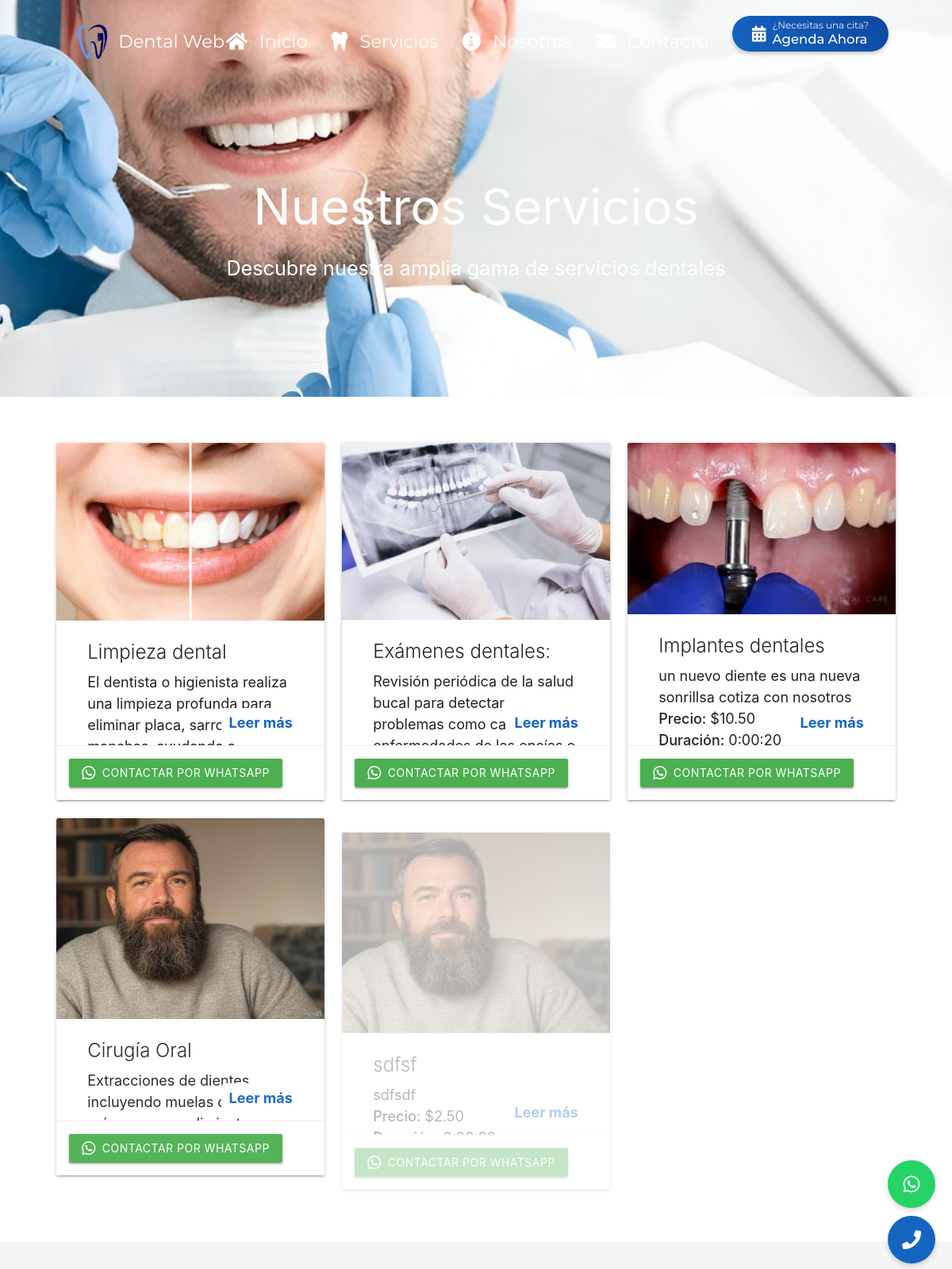
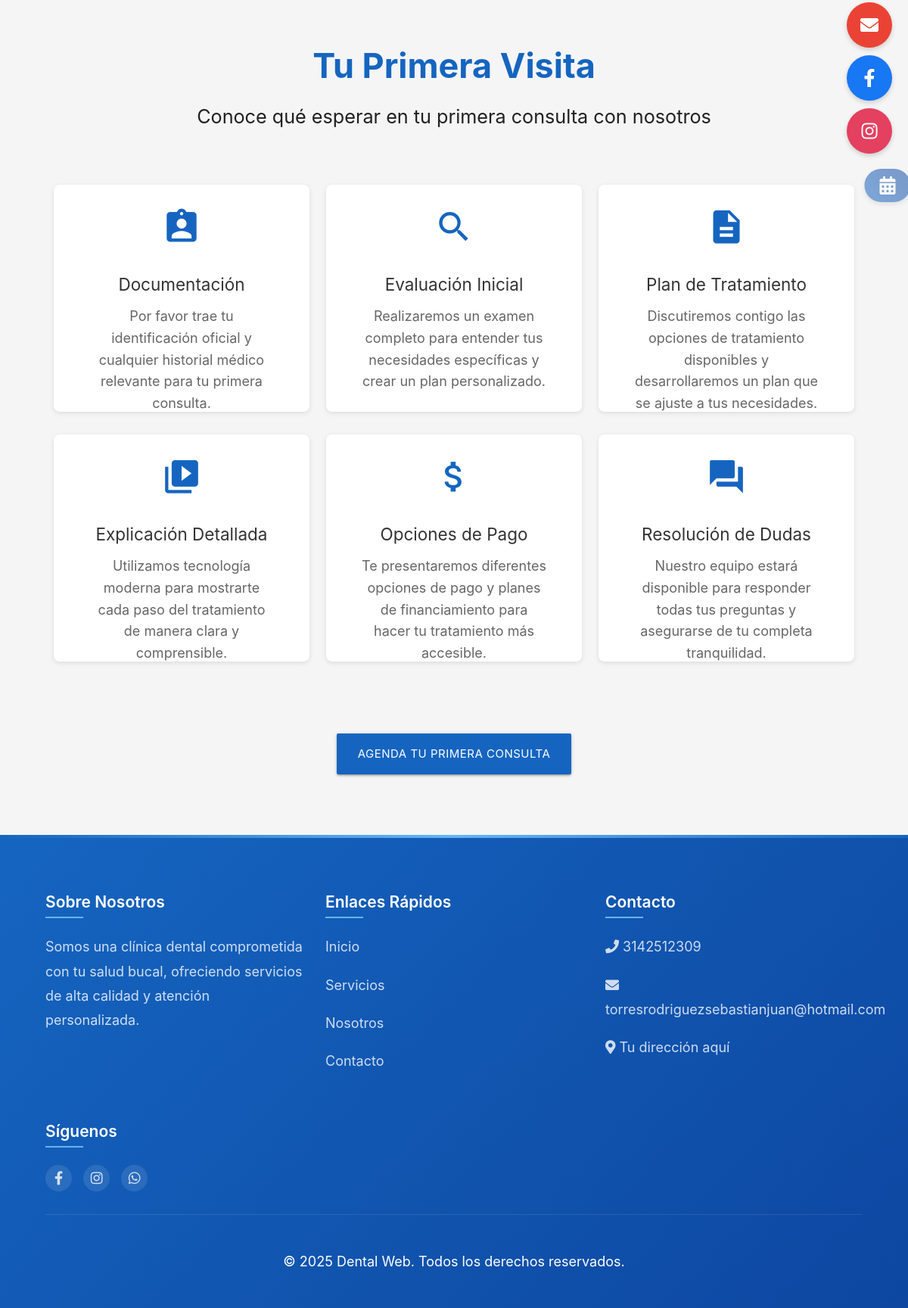
Page /services/ on the committed database (2 pictures, top to bottom).
### dentalApp/models.py (models this page shows, shortened)
class Service(models.Model):
    name = models.CharField(max_length=100)
    description = models.TextField(max_length=166)
    price = models.DecimalField(max_digits=10, decimal_places=2)
    duration = models.DurationField()
    is_active = models.BooleanField(default=True)
    photo = models.ImageField(upload_to='media/service_photos/', null=True, blank=True)

class SocialMediaSettings(models.Model):
    whatsapp_number = models.CharField(max_length=20, help_text="Formato: 573202274345")
    phone_number = models.CharField(max_length=20, help_text="Formato: +573202274345")
    email = models.EmailField()
    facebook_url = models.URLField(verbose_name="URL de Facebook")
    instagram_url = models.URLField(verbose_name="URL de Instagram")
    is_whatsapp_active = models.BooleanField(default=True)
    is_phone_active = models.BooleanField(default=True)
    is_email_active = models.BooleanField(default=True)
    is_facebook_active = models.BooleanField(default=True)
    is_instagram_active = models.BooleanField(default=True)
    class Meta:
        verbose_name = "Configuración de Redes Sociales"
        verbose_name_plural = "Configuración de Redes Sociales"

### dentalApp/views.py (the view)
# urls.py: path('services/', ServiceListView.as_view(), name='ServiceListView'),
class ServiceListView(BaseContextMixin, ListView):
    model = Service
    template_name = 'dentalApp/service_list.html'
    context_object_name = 'services'

### dentalApp/views.py (called while the page is built)
    def get_context_data(self, **kwargs):
        context = super().get_context_data(**kwargs)
        context['social_media'] = SocialMediaSettings.objects.first()
        return context

### dentalApp/templates/dentalApp/service_list.html (shortened to what this page needs)
{% extends 'dentalApp/base.html' %}
{% load static %}
{% block content %}
<div class="parallax-container">
    <div class="parallax">
        <img src="{% static 'images/banner3.jpeg' %}">
    </div>
    <div class="container">
        <nav class="transparent-nav" style="margin-top: 20px;">
            <div class="nav-wrapper">
                <a href="{% url 'HomePageView' %}" class="brand-logo">
                    <img src="{% static 'images/logo.png' %}" alt="Logo" class="responsive-img">
                    Dental Web
                </a>
                <ul class="right hide-on-med-and-down">
                    <li><a href="{% url 'HomePageView' %}"><i class="fas fa-home left"></i>Inicio</a></li>
                    <li>
                        <a href="{% url 'ServiceListView' %}">
                            <i class="fas fa-tooth left"></i>Servicios
                        </a>
                    </li>
                    <li><a href="{% url 'about' %}"><i class="fas fa-info-circle left"></i>Nosotros</a></li>
                    <li><a href="{% url 'contact' %}"><i class="fas fa-envelope left"></i>Contacto</a></li>
                    <li>
                        <a href="{% url 'agendar_cita' %}" class="btn-appointment waves-effect waves-light">
                            <i class="fas fa-calendar-alt"></i>
                            <div class="btn-content">
                                <span class="btn-label">¿Necesitas una cita?</span>
                                <span class="btn-text">Agenda Ahora</span>
                            </div>
                        </a>
                    </li>
                </ul>
            </div>
        </nav>
        <div class="center-align white-text" style="padding-top: 100px;">
            <h1>Nuestros Servicios</h1>
            <p class="flow-text">Descubre nuestra amplia gama de servicios dentales</p>
        </div>
    </div>
</div>
<div class="section white">
    <div class="container">
        <div class="row">
            {% for service in services %}
                <div class="col s12 m4 fade-in card-animate">
                    <div class="card service-card card-animate">
                        <div class="card-image">
                            {% if service.photo %}
                                <img src="{{ service.photo.url }}" alt="{{ service.name }}">
                            {% endif %}
                        </div>
                        <div class="card-content">
                            <span class="card-title">{{ service.name }}</span>
                            <p class="card-description">{{ service.description }}</p>
                            <p><strong>Precio:</strong> ${{ service.price }}</p>
                            <p><strong>Duración:</strong> {{ service.duration }}</p>
                            <a href="{% url 'ServiceDetailView' service.id %}" class="read-more">Leer más</a>
                        </div>
                        <div class="card-action">
                            <a href="https://wa.me/3202274345?text=Hola,%20me%20gustaría%20obtener%20información%20sobre%20el%20servicio%20{{ service.name }}" class="btn green btn-animate">
                                <i class="fab fa-whatsapp"></i> Contactar por WhatsApp
                            </a>
                        </div>
                    </div>
                </div>
            {% endfor %}
        </div>
    </div>
</div>
<div class="section first-visit-section grey lighten-4">
    <div class="container">
        <div class="row">
            <div class="col s12 center-align">
                <h2 class="title-large">Tu Primera Visita</h2>
                <p class="flow-text">Conoce qué esperar en tu primera consulta con nosotros</p>
            </div>
        </div>
        <div class="row steps-container">
            <div class="col s12 m6 l4">
                <div class="step-card">
                    <i class="material-icons">assignment_ind</i>
                    <h3>Documentación</h3>
                    <p>Por favor trae tu identificación oficial y cualquier historial médico relevante para tu primera consulta.</p>
                </div>
            </div>
            <div class="col s12 m6 l4">
                <div class="step-card">
                    <i class="material-icons">search</i>
                    <h3>Evaluación Inicial</h3>
                    <p>Realizaremos un examen completo para entender tus necesidades específicas y crear un plan personalizado.</p>
                </div>
            </div>
            <div class="col s12 m6 l4">
                <div class="step-card">
                    <i class="material-icons">description</i>
                    <h3>Plan de Tratamiento</h3>
                    <p>Discutiremos contigo las opciones de tratamiento disponibles y desarrollaremos un plan que se ajuste a tus necesidades.</p>
                </div>
            </div>
            <div class="col s12 m6 l4">
                <div class="step-card">
                    <i class="material-icons">video_library</i>
                    <h3>Explicación Detallada</h3>
                    <p>Utilizamos tecnología moderna para mostrarte cada paso del tratamiento de manera clara y comprensible.</p>
                </div>
            </div>
            <div class="col s12 m6 l4">
                <div class="step-card">
                    <i class="material-icons">attach_money</i>
                    <h3>Opciones de Pago</h3>
                    <p>Te presentaremos diferentes opciones de pago y planes de financiamiento para hacer tu tratamiento más accesible.</p>
                </div>
            </div>
            <div class="col s12 m6 l4">
                <div class="step-card">
                    <i class="material-icons">question_answer</i>
                    <h3>Resolución de Dudas</h3>
                    <p>Nuestro equipo estará disponible para responder todas tus preguntas y asegurarse de tu completa tranquilidad.</p>
                </div>
            </div>
        </div>
        <div class="row">
            <div class="col s12 center-align">
                <a href="{% url 'agendar_cita' %}" class="btn-large waves-effect waves-light">Agenda tu Primera Consulta</a>
            </div>
        </div>
    </div>
</div>
{% endblock %}

### dentalApp/templates/dentalApp/base.html (shortened to what this page needs)
<!DOCTYPE html>
<html lang="es">
<head>
    {% load static %}
    <link rel="stylesheet" href="https://cdnjs.cloudflare.com/ajax/libs/materialize/1.0.0/css/materialize.min.css">
    <link rel="stylesheet" href="{% static 'css/styles.css' %}">
    <link rel="stylesheet" href="https://cdnjs.cloudflare.com/ajax/libs/font-awesome/5.15.4/css/all.min.css">
    <link rel="stylesheet" href="{% static 'css/styles.css' %}">
</head>
<body>
    <div class="floating-button-bar">
        {% if social_media.is_whatsapp_active %}
        <a href="https://wa.me/{{ social_media.whatsapp_number }}" class="floating-btn whatsapp waves-effect">
            <i class="fab fa-whatsapp"></i>
        </a>
        {% endif %}
        {% if social_media.is_phone_active %}
        <a href="tel:{{ social_media.phone_number }}" class="floating-btn phone waves-effect">
            <i class="fas fa-phone"></i>
        </a>
        {% endif %}
        {% if social_media.is_email_active %}
        <a href="mailto:{{ social_media.email }}" class="floating-btn email waves-effect">
            <i class="fas fa-envelope"></i>
        </a>
        {% endif %}
        {% if social_media.is_facebook_active %}
        <a href="{{ social_media.facebook_url }}" target="_blank" class="floating-btn facebook waves-effect">
            <i class="fab fa-facebook-f"></i>
        </a>
        {% endif %}
        {% if social_media.is_instagram_active %}
        <a href="{{ social_media.instagram_url }}" target="_blank" class="floating-btn instagram waves-effect">
            <i class="fab fa-instagram"></i>
        </a>
        {% endif %}
        <a href="{% url 'agendar_cita' %}" class="floating-btn appointment waves-effect">
            <i class="fas fa-calendar-alt"></i>
        </a>
    </div>
    <main class="mt-4 fade-in">
        {% block content %}{% endblock %}
    </main>
    <footer class="fade-in">
        <div class="container">
            <div class="footer-content">
                <div class="footer-section">
                    <h5>Sobre Nosotros</h5>
                    <p>Somos una clínica dental comprometida con tu salud bucal, ofreciendo servicios de alta calidad y atención personalizada.</p>
                </div>
                <div class="footer-section">
                    <h5>Enlaces Rápidos</h5>
                    <p><a href="{% url 'HomePageView' %}">Inicio</a></p>
                    <p><a href="{% url 'ServiceListView' %}">Servicios</a></p>
                    <p><a href="{% url 'about' %}">Nosotros</a></p>
                    <p><a href="{% url 'contact' %}">Contacto</a></p>
                </div>
                <div class="footer-section">
                    <h5>Contacto</h5>
                    <p><i class="fas fa-phone"></i> {{ social_media.phone_number }}</p>
                    <p><i class="fas fa-envelope"></i> {{ social_media.email }}</p>
                    <p><i class="fas fa-map-marker-alt"></i> Tu dirección aquí</p>
                </div>
                <div class="footer-section">
                    <h5>Síguenos</h5>
                    <div class="footer-social">
                        {% if social_media.is_facebook_active %}
                        <a href="{{ social_media.facebook_url }}" target="_blank"><i class="fab fa-facebook-f"></i></a>
                        {% endif %}
                        {% if social_media.is_instagram_active %}
                        <a href="{{ social_media.instagram_url }}" target="_blank"><i class="fab fa-instagram"></i></a>
                        {% endif %}
                        {% if social_media.is_whatsapp_active %}
                        <a href="https://wa.me/{{ social_media.whatsapp_number }}"><i class="fab fa-whatsapp"></i></a>
                        {% endif %}
                    </div>
                </div>
            </div>
            <div class="footer-bottom">
                <p>&copy; {% now "Y" %} Dental Web. Todos los derechos reservados.</p>
            </div>
        </div>
    </footer>
</body>
</html>

### dentalApp/static/css/styles.css (style rules this page uses)
.parallax-container { height: 500px; position: relative; }
.section { padding: 50px 0; }
.service-card { display: flex; flex-direction: column; justify-content: space-between; height: 450px; overflow: hidden; }
.service-card .card-image img { height: 100%; object-fit: cover; }
.service-card .card-content { margin: 0 15px; flex-grow: 1; overflow: hidden; position: relative; }
.service-card .card-content .card-description { max-height: 100px; overflow: hidden; text-overflow: ellipsis; }
.service-card .card-content .read-more { position: absolute; bottom: 10px; right: 15px; background-color: white; padding: 5px 10px; border-radius: 5px; cursor: pointer; color: #1565c0; font-weight: bold; text-decoration: none; }
.service-card .card-action { margin-top: auto; }
.service-card .card-action .btn { background-color: green; display: inline-flex; align-items: center; }
.service-card .card-action .btn i { margin-right: 8px; }
.title-large { font-size: 3rem; font-weight: 700; margin-bottom: 20px; color: #1565c0; }

### dentalApp/templates/dentalApp/service_list.html (style rules this page uses)
.parallax-container { height: 500px; }
.service-card { height: 450px; display: flex; flex-direction: column; }
.service-card .card-image img { height: 100%; object-fit: cover; }
.card-action { display: flex; justify-content: space-between; padding: 16px !important; }
.first-visit-section { padding: 4rem 0; }
.steps-container { margin-top: 3rem; display: flex; flex-wrap: wrap; }
.step-card { background: white; padding: 2rem; border-radius: 8px; box-shadow: 0 2px 6px rgba(0,0,0,0.1); height: 300px; transition: transform 0.3s ease; margin-bottom: 2rem; display: flex; flex-direction: column; align-items: center; text-align: center; }
.step-card i { font-size: 3.5rem; color: #1565c0; margin-bottom: 1.5rem; display: block; }
.step-card h3 { font-size: 1.5rem; color: #333; margin: 1rem 0; width: 100%; }
.step-card p { color: #666; line-height: 1.6; flex-grow: 1; margin: 0; padding: 0 1rem; }
.btn-large { margin-top: 3rem; background-color: #1565c0; }

### rows in the picture
Service: photo (picture), name "Limpieza dental", description "El dentista o higienista realiza una limpieza profunda para eliminar placa, sarro…"
Service: photo (picture), name "Exámenes dentales:", description "Revisión periódica de la salud bucal para detectar problemas como…"
Service: photo (picture), name "Implantes dentales", description "un nuevo diente es una nueva sonrillsa cotiza con nosotros", price "10.50", duration "0:00:20"
Service: photo (picture), name "Cirugía Oral", description "Extracciones de dientes, incluyendo muelas…"
Service: photo (picture), name "sdfsf", description "sdfsdf", price "2.50"
SocialMediaSettings: phone_number "3142512309", email "torresrodriguezsebastianjuan@hotmail.com"
